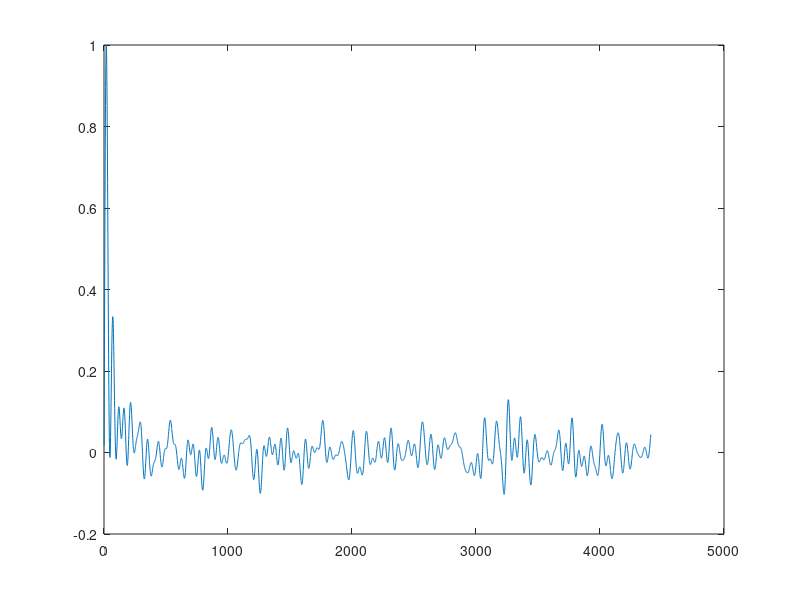

Write MATLAB code to recreate this figure.
sr=44100;
nfs=1024;
dur = 1/10;
nts=dur*sr;
t=1:nts;
t=t/sr;
f=linspace(20,4000,nts);
phases=rand(1,nfs)*pi;
phases = phases -(pi/2);
for ff=1:nfs
	s(ff,:)=sin( (2*pi*f(ff)*t)+phases(ff) );
end
s=sum(s,1);
s=s/max(max(abs(s)));

plot(s);
